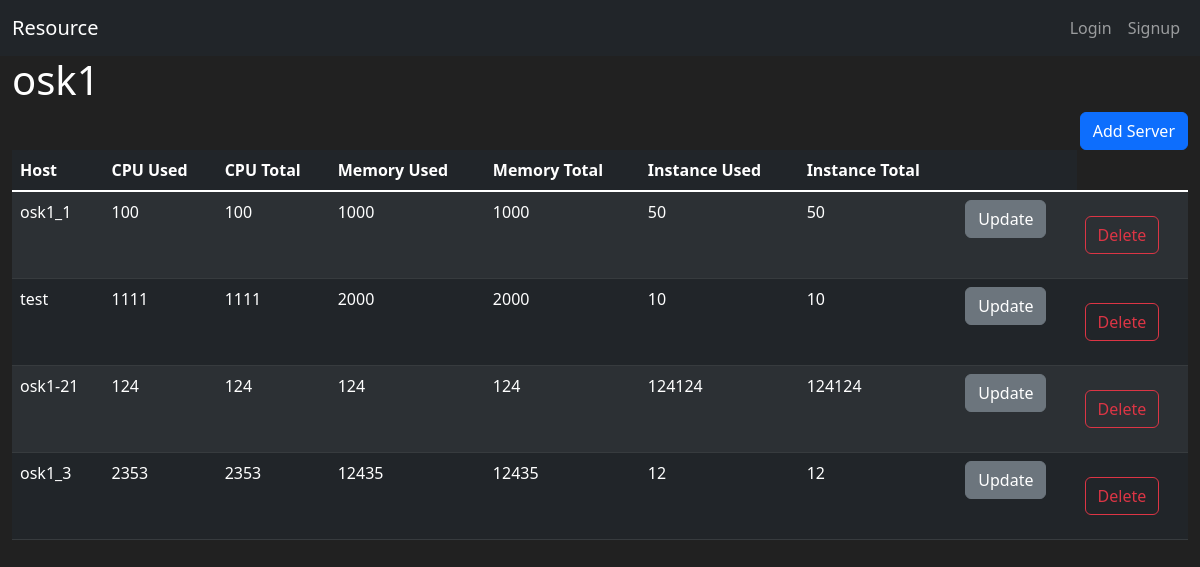
The app's page /region/2/, older data.
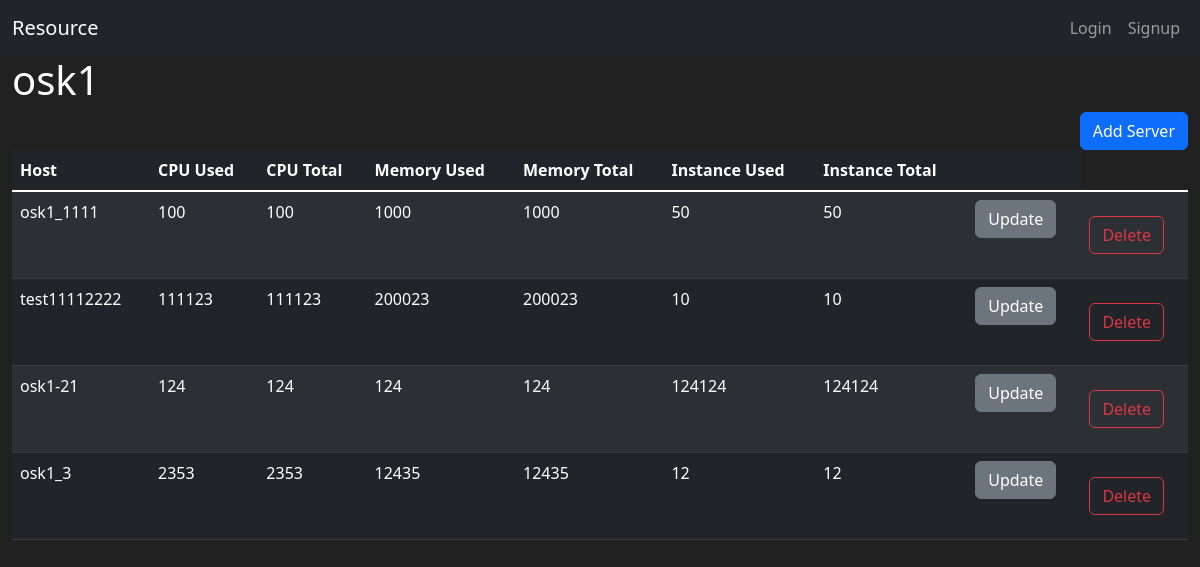
The same page, newer data.
### resource/models.py (models this page shows, shortened)
class Region(db.Model):
    id = db.Column(db.Integer, primary_key=True)
    name = db.Column(db.String(100), nullable=False, unique=True)

class Server(db.Model):
    id = db.Column(db.Integer, primary_key=True)
    region_id = db.Column(db.Integer(), db.ForeignKey(
        'region.id'))
    region = db.relationship('Region', backref=db.backref(
        'servers', cascade='all, delete-orphan'))
    host = db.Column(db.String(100), nullable=False, unique=True)
    cpu = db.Column(db.Integer(), nullable=False)
    memory = db.Column(db.Integer(), nullable=False)
    instance = db.Column(db.Integer(), nullable=False)

### resource/views/region_views.py (the view)
@bp.route('/<int:region_id>/', methods=('GET', 'POST'))
def detail(region_id):
    form = ServerCreateForm()
    regions = Region.query.all()
    region = Region.query.get_or_404(region_id)
    servers = Server.query.filter_by(region_id=region_id)
    if request.method == 'POST' and form.validate_on_submit():
        server = Server(region_id=region_id, host=form.host.data, cpu=form.cpu.data,
                        memory=form.memory.data, instance=form.instance.data)
        db.session.add(server)
        db.session.commit()
    return render_template('region/region_detail.html', regions=regions, region=region, servers=servers, form=form)

### resource/views/auth_views.py (called while the page is built)
@bp.before_app_request
def load_logged_in_user():
    user_id = session.get('user_id')
    if user_id is None:
        g.user = None
    else:
        g.user = User.query.get(user_id)

### resource/templates/region/region_detail.html (shortened to what this page needs)
{% extends "base.html" %}
{% block content %}
<div class="container-fluid">
    <h1>{{ region.name }}</h1>
    <div class="d-grid gap-2 d-md-flex justify-content-md-end">
        <button class="btn btn-primary" type="button" data-bs-toggle="modal" data-bs-target="#modal_add_server-{{ region.id }}">Add Server</button>
    </div>
    <table class="table table-hover table-striped table-dark">
        <thead>
        <tr>
            <th scope="col">Host</th>
            <th scope="col">CPU Used</th>
            <th scope="col">CPU Total</th>
            <th scope="col">Memory Used</th>
            <th scope="col">Memory Total</th>
            <th scope="col">Instance Used</th>
            <th scope="col">Instance Total</th>
            <th scope="col"></th>
        </tr>
        </thead>
        <tbody class="table-group-divider">
            {% for server in servers %}
        <tr>
            <td>{{ server.host }}</td>
            <td>{{ server.cpu }}</td>
            <td>{{ server.cpu }}</td>
            <td>{{ server.memory }}</td>
            <td>{{ server.memory }}</td>
            <td>{{ server.instance }}</td>
            <td>{{ server.instance }}</td>
            <td>
                <a class="btn btn-secondary" href="{{ url_for('server.update', server_id=server.id) }}" role="button">Update</a>
            </td>
            <td>
                <form method="post" class="my-3">
                <a class="btn btn-outline-danger" href="{{ url_for('server.delete', server_id=server.id) }}" role="button">Delete</a>
                </form>
            </td>
        </tr>
        {% endfor %}
        </tbody>
    </table>
</div>
{% endblock %}

### resource/templates/base.html (shortened to what this page needs)
<!DOCTYPE html>
<html lang="en">
<head>
    <link href="https://cdn.jsdelivr.net/npm/bootstrap@5.2.0-beta1/dist/css/bootstrap.min.css" rel="stylesheet">
</head>
<body>
    {% include "navbar.html" %}
    {% block content %}
    {% endblock %}
</body>
</html>

### resource/templates/navbar.html (shortened to what this page needs)
<nav class="navbar navbar-expand-lg navbar-dark bg-dark">
    <div class="container-fluid">
      <a class="navbar-brand" href="{{ url_for('main.index') }}">Resource</a>
      {% if g.user %}
      <div class="collapse navbar-collapse" id="navbarNav">
        <ul class="navbar-nav">
          {% for region in regions %}
            <li class="nav-item">
                <a class="nav-link" href="{{ url_for('region.detail', region_id=region.id) }}">{{ region.name }}</a>
            </li>
          {% endfor %}
        </ul>
      </div>
        <ul class="navbar-nav">
          <div class="nav-item">
            <a class="nav-link" href="#">{{ g.user.name }}</a>
          </div>
          <li class="nav-item">
            <a class="nav-link" href="{{ url_for('auth.logout') }}">Logout</a>
          </li>
         </ul>
      {% else %}
        <ul class="navbar-nav">
            <li class="nav-item">
            <a class="nav-link" href="{{ url_for('auth.login') }}">Login</a>
            </li>
            <li class="nav-item">
            <a class="nav-link" href="{{ url_for('auth.signup') }}">Signup</a>
            </li>
        </ul>
      {% endif %}
    </div>
  </nav>

### resource/templates/base.html (style rules this page uses)
body { background-color: #212121; color: white }

Row changes from the older to the newer data that the page shows:
changed Server: host "osk1_1" → "osk1_1111"
changed Server: host "test" → "test11112222"; cpu "1111" → "111123"; memory "2000" → "200023"
